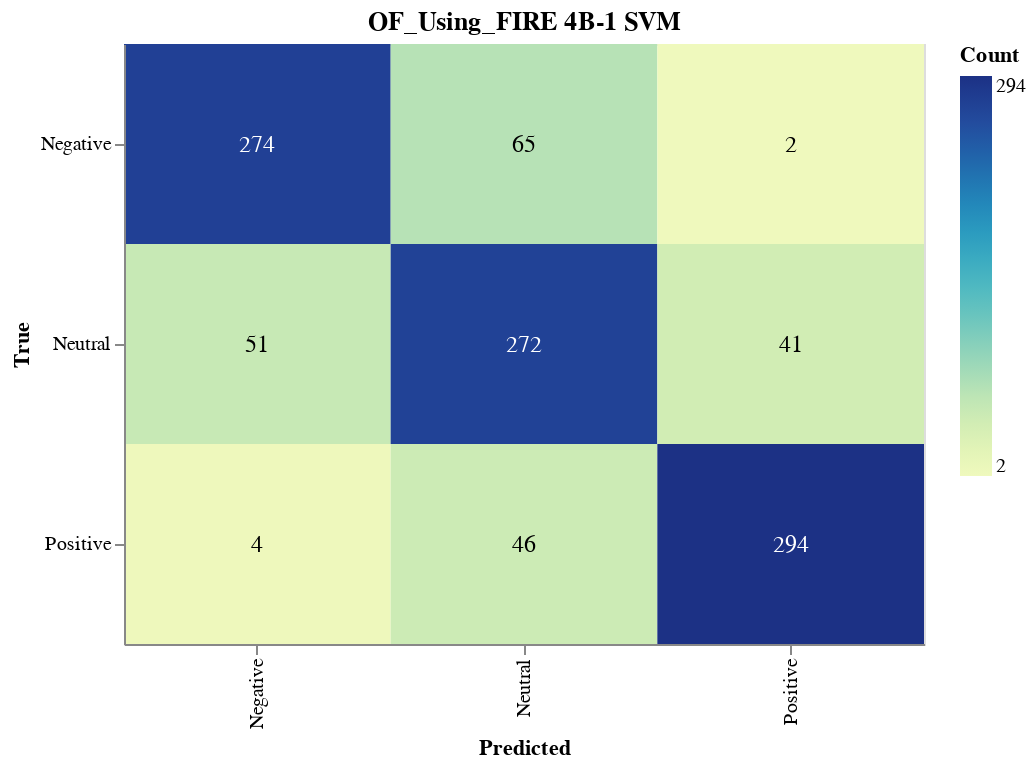

Source (notebook cell):
### Markdown cell above
#### Save Confusion Matrix

### Code cell
import altair as alt
import pandas as pd
from sklearn.metrics import confusion_matrix

# Calculate the confusion matrix
cm = confusion_matrix(true_labels, svm_validation_predictions)

# Define class names
class_names = ['Negative', 'Neutral', 'Positive']

# Convert confusion matrix to DataFrame
cm_df = pd.DataFrame(cm, index=class_names, columns=class_names).reset_index().melt(id_vars='index')
cm_df.columns = ['True', 'Predicted', 'Count']

# Ensure the order of categories
cm_df['True'] = pd.Categorical(cm_df['True'], categories=class_names, ordered=True)
cm_df['Predicted'] = pd.Categorical(cm_df['Predicted'], categories=class_names, ordered=True)

# Create the Altair plot
heatmap = alt.Chart(cm_df).mark_rect().encode(
    x=alt.X('Predicted:O', sort=class_names),
    y=alt.Y('True:O', sort=class_names),
    color='Count:Q',
    tooltip=['True', 'Predicted', 'Count']
).properties(
    width=400,
    height=300,
    title='OF_Using_FIRE 4B-1 SVM'
)

# Add text labels
text = heatmap.mark_text(
    align='center',
    baseline='middle',
    fontSize=12
).encode(
    text='Count:Q',
    color=alt.condition(
        alt.datum.Count > cm.max() / 2,
        alt.value('white'),
        alt.value('black')
    )
)

# Combine heatmap and text
final_chart = heatmap + text

# Display the plot
final_chart.show()

### Figure 1 — Vega-Lite specification as saved in the notebook (floating-point values rounded to 4 significant figures)
{"config": {"view": {"continuousWidth": 300, "continuousHeight": 300}}, "layer": [{"mark": {"type": "rect"}, "encoding": {"color": {"field": "Count", "type": "quantitative"}, "tooltip": [{"field": "True", "type": "ordinal"}, {"field": "Predicted", "type": "ordinal"}, {"field": "Count", "type": "quantitative"}], "x": {"field": "Predicted", "sort": ["Negative", "Neutral", "Positive"], "type": "ordinal"}, "y": {"field": "True", "sort": ["Negative", "Neutral", "Positive"], "type": "ordinal"}}, "title": "OF_Using_FIRE 4B-1 SVM"}, {"mark": {"type": "text", "align": "center", "baseline": "middle", "fontSize": 12}, "encoding": {"color": {"condition": {"test": "(datum.Count > 147.0)", "value": "white"}, "value": "black"}, "text": {"field": "Count", "type": "quantitative"}, "tooltip": [{"field": "True", "type": "ordinal"}, {"field": "Predicted", "type": "ordinal"}, {"field": "Count", "type": "quantitative"}], "x": {"field": "Predicted", "sort": ["Negative", "Neutral", "Positive"], "type": "ordinal"}, "y": {"field": "True", "sort": ["Negative", "Neutral", "Positive"], "type": "ordinal"}}, "title": "OF_Using_FIRE 4B-1 SVM"}], "data": {"name": "data-3c7aa11465f86c17d50e9c98f684697c"}, "height": 300, "width": 400, "$schema": "https://vega.github.io/schema/vega-lite/v5.17.0.json", "datasets": {"data-3c7aa11465f86c17d50e9c98f684697c": [{"True": "Negative", "Predicted": "Negative", "Count": 274}, {"True": "Neutral", "Predicted": "Negative", "Count": 51}, {"True": "Positive", "Predicted": "Negative", "Count": 4}, {"True": "Negative", "Predicted": "Neutral", "Count": 65}, {"True": "Neutral", "Predicted": "Neutral", "Count": 272}, {"True": "Positive", "Predicted": "Neutral", "Count": 46}, {"True": "Negative", "Predicted": "Positive", "Count": 2}, {"True": "Neutral", "Predicted": "Positive", "Count": 41}, {"True": "Positive", "Predicted": "Positive", "Count": 294}]}}
